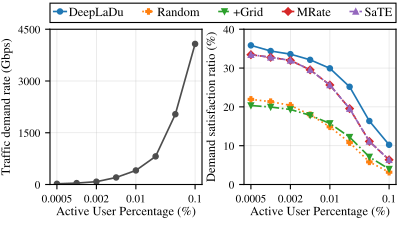

The Python source for this figure:
"""Plot the steady-load sweep as two side-by-side line charts."""

import math
import os

import matplotlib.pyplot as plt
import pandas as pd
from matplotlib.ticker import MaxNLocator

from sim_alg_j1_res.varying_load_helpers import (
    demand_satisfaction_percentage,
    traffic_demand_rate_series,
)


CURRENT_DIR = os.path.dirname(os.path.abspath(__file__))
PARENT_DIR = os.path.dirname(CURRENT_DIR)
RUN_PARENT = os.path.join(PARENT_DIR, "test_ld_starlink_1000_varying_load")
FIG_WIDTH_PX = 400
FIG_HEIGHT_PX = 225
DPI = 100
FONT_SIZE = 9
LEGEND_BOX = (0.125, 0.9, 0.865, 0.125)
LEFT_AXIS_BOX = [0.125, 0.18, 0.38, 0.69]
RIGHT_AXIS_BOX = [0.61, 0.18, 0.38, 0.69]

METHOD_ORDER = ["DeepLaDu", "Rand", "+Grid", "MRate", "SaTE"]
METHOD_LABEL = {
    "DeepLaDu": "DeepLaDu",
    "Rand": "Random",
    "+Grid": "+Grid",
    "MRate": "MRate",
    "SaTE": "SaTE",
}
METHOD_STYLE = {
    "DeepLaDu": {"color": "#1f77b4", "marker": "o", "linestyle": "-"},
    "Rand": {"color": "#ff7f0e", "marker": "P", "linestyle": ":"},
    "+Grid": {"color": "#2ca02c", "marker": "v", "linestyle": "-."},
    "MRate": {"color": "#d62728", "marker": "D", "linestyle": "--"},
    "SaTE": {"color": "#9467bd", "marker": "^", "linestyle": (0, (3, 1, 1, 1))},
}


def latest_run_dir(parent_dir):
    candidates = [
        os.path.join(parent_dir, entry)
        for entry in os.listdir(parent_dir)
        if os.path.isfile(os.path.join(parent_dir, entry, "summary.csv"))
    ]
    if not candidates:
        raise FileNotFoundError(f"No complete load-sweep run found under {parent_dir}")
    return max(candidates, key=os.path.getmtime)


def apply_plot_style():
    plt.rcParams.update(
        {
            "font.family": "serif",
            "font.serif": [
                "Nimbus Roman",
                "Times New Roman",
                "Times",
                "STIXGeneral",
            ],
            "font.size": FONT_SIZE,
            "axes.titlesize": FONT_SIZE,
            "axes.labelsize": FONT_SIZE,
            "xtick.labelsize": FONT_SIZE,
            "ytick.labelsize": FONT_SIZE,
            "legend.fontsize": FONT_SIZE,
            "pdf.fonttype": 42,
            "ps.fonttype": 42,
        }
    )
    plt.rc("mathtext", fontset="cm")


def main():
    apply_plot_style()
    run_dir = os.getenv("DEEP_LADU_LOAD_RESULTS_DIR", "").strip()
    if not run_dir:
        run_dir = latest_run_dir(RUN_PARENT)
    summary_path = os.path.join(run_dir, "summary.csv")
    print("Using summary from:", summary_path)

    summary = pd.read_csv(summary_path)
    summary = summary[summary["method"].isin(METHOD_ORDER)].copy()
    methods = set(summary["method"].unique())
    if methods != set(METHOD_ORDER):
        raise ValueError(f"Expected methods {METHOD_ORDER}, found {sorted(methods)}")

    summary["active_user_percentage_pct"] = (
        summary["active_user_percentage"] * 100.0
    )
    x_levels = sorted(summary["active_user_percentage_pct"].unique())
    x_positions = list(range(len(x_levels)))
    x_pos_map = dict(zip(x_levels, x_positions))

    fig, axs = plt.subplots(1, 2)
    fig.set_size_inches(FIG_WIDTH_PX / DPI, FIG_HEIGHT_PX / DPI)

    demand_series = traffic_demand_rate_series(summary.to_dict("records"))
    demand_loads = [load * 100.0 for load, _ in demand_series]
    demand_x_values = [x_pos_map[load] for load in demand_loads]
    demand_values = [demand for _, demand in demand_series]
    axs[0].plot(
        demand_x_values,
        demand_values,
        linewidth=1.2,
        marker="o",
        markersize=3.7,
        color="#4d4d4d",
    )

    for method in METHOD_ORDER:
        method_df = summary[summary["method"] == method].sort_values(
            "active_user_percentage_pct"
        )
        if len(method_df) != len(x_levels):
            raise ValueError(f"Incomplete load series for {method}")
        style = METHOD_STYLE[method]
        x_values = method_df["active_user_percentage_pct"].map(x_pos_map)
        common = {
            "label": METHOD_LABEL[method],
            "linewidth": 1.2,
            "marker": style["marker"],
            "markersize": 3.7,
            "color": style["color"],
            "linestyle": style["linestyle"],
        }
        axs[1].plot(
            x_values,
            method_df["served_ratio_mean"].map(
                demand_satisfaction_percentage
            ),
            **common,
        )

    axs[0].set_ylabel("Traffic demand rate (Gbps)")
    axs[1].set_ylabel("Demand satisfaction ratio (%)")
    for ax in axs:
        ax.set_xlabel("Active User Percentage (%)", labelpad=1)

    labeled_tick_indices = [0, 2, 4, len(x_levels) - 1]
    for ax in axs:
        ax.grid(True, zorder=0, alpha=0.35, linewidth=0.5)
        ax.set_xticks(labeled_tick_indices)
        ax.set_xticklabels(
            [
                f"{x_levels[index]:.4f}".rstrip("0").rstrip(".")
                for index in labeled_tick_indices
            ]
        )
        for spine in ax.spines.values():
            spine.set_linewidth(0.8)
        ax.yaxis.set_major_locator(MaxNLocator(nbins=4))
        ax.tick_params(axis="y", labelsize=FONT_SIZE - 1)
        ax.tick_params(axis="x", labelsize=FONT_SIZE - 1)

    demand_upper = max(500.0, math.ceil(max(demand_values) * 1.08 / 500.0) * 500.0)
    served_max = demand_satisfaction_percentage(
        summary["served_ratio_mean"].max()
    )
    served_upper = max(10.0, math.ceil(served_max * 1.08 / 10.0) * 10.0)
    axs[0].set_ylim(0.0, demand_upper)
    axs[1].set_ylim(0.0, served_upper)
    axs[0].set_position(LEFT_AXIS_BOX)
    axs[1].set_position(RIGHT_AXIS_BOX)

    handles, labels = axs[1].get_legend_handles_labels()
    legend = fig.legend(
        handles,
        labels,
        fontsize=FONT_SIZE,
        loc="lower left",
        bbox_to_anchor=LEGEND_BOX,
        mode="expand",
        ncol=5,
        borderaxespad=0.0,
        frameon=True,
        fancybox=False,
        edgecolor="black",
        facecolor="white",
        framealpha=1,
        borderpad=0.3,
        labelspacing=0.2,
        handlelength=1,
        handleheight=0.8,
        handletextpad=0.2,
    )
    legend.get_frame().set_linewidth(0.8)

    output_path = os.path.join(
        CURRENT_DIR,
        os.path.splitext(os.path.basename(__file__))[0] + ".pdf",
    )
    fig.savefig(output_path, format="pdf", pad_inches=0.0)
    print("Wrote:", output_path)


if __name__ == "__main__":
    main()
